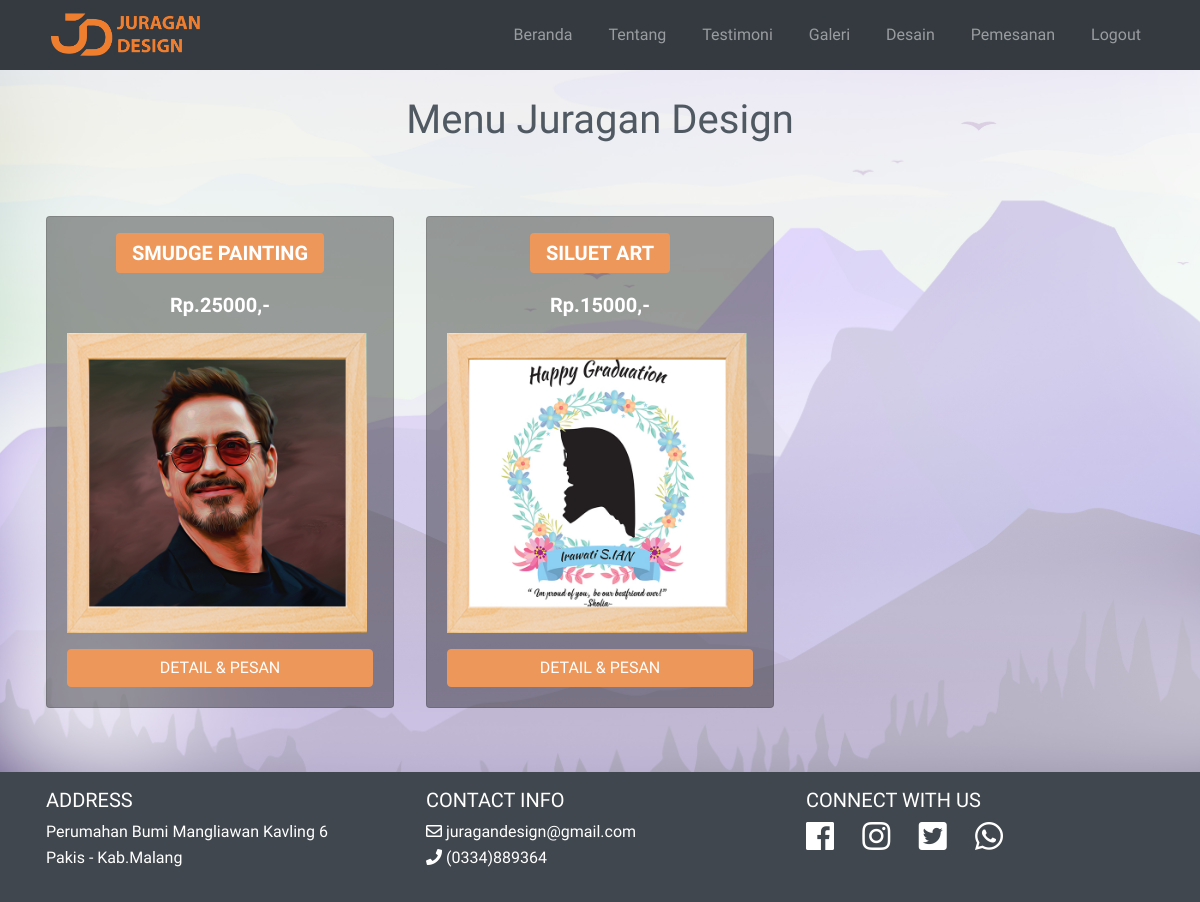
/paket.php (signed in), run on the app's committed database.
### tables this page shows
CREATE TABLE `paket` (
  `id_paket` int(11) NOT NULL,
  `nama_paket` varchar(45) DEFAULT NULL,
  `harga` longtext,
  `dekorasi` varchar(255) DEFAULT NULL,
  `rias_baju` varchar(255) DEFAULT NULL,
  `dokumentasi` varchar(255) DEFAULT NULL,
  `mc` varchar(45) DEFAULT NULL,
  `free` varchar(255) DEFAULT NULL,
  `biaya_pelihara` longtext NOT NULL,
  `foto` varchar(255) NOT NULL,
  `lama` int(255) NOT NULL,
  `Detail` longtext NOT NULL,
  `Jenis` varchar(255) NOT NULL,
  `level` tinyint(2) NOT NULL DEFAULT '1'
);

### paket.php (the view, shortened to what this page needs)
<!DOCTYPE html>
<?php include 'config/connection.php' ?>
<html>
<?php include 'includes/head.php'?>
<body>
<?php include 'includes/navbar.php' ?>
    <div class="container">
        <div class="heading py-5 mt-5">
            <h1 class="text-center">Menu Juragan Design</h1>
        </div>
        <div class="row mb-5">
            <?php
            $query2 = "SELECT * FROM user WHERE username = '$username'";
            $getID = mysqli_query($con,$query2);
            $item = mysqli_fetch_assoc($getID);
            $query = "SELECT * FROM paket WHERE level = 1";
            $result = mysqli_query($con,$query);
            if(mysqli_num_rows($result)>0){
                while($row = mysqli_fetch_assoc($result)){
                    $id_paket = $row["id_paket"];
                    ?>
                    <div class="col-lg-4 col-md-5">
                    <div class="card" style="background-color: rgba(0, 0, 0, 0.37)">
                        <h5 class="text-uppercase font-weight-bold text-center pt-4 text-white"> <span class="bg-orange1 py-2 px-3 rounded"><?php echo $row["nama_paket"] ?></span> </h5>
                        <div class="card-body">
                            <h5 class="text-center font-weight-bold mb-3 text-white">Rp.<?php echo $row["harga"] ?>,-</h5>
                            <img width="300px" src="foto/<?php echo $row["foto"] ?>" alt="" srcset="">
                            <div class="mt-3">
                                <?php
                                    if (isset($username)) {?>
                                        <a href="pemesanan.php?id_paket=<?php echo $id_paket ?>&id_user=<?php echo $item["id_user"] ?>" class="btn btn-block btn-orange">DETAIL & PESAN</a>
                                    <?php }else {?>
                                        <a href="login.php" class="btn btn-block btn-orange">DETAIL & PESAN</a>
                                    <?php } ?>
                            </div>
                        </div>
                    </div>
                </div>
                <?php } ?>
            <?php } ?>
        </div>
    </div>
<?php include 'includes/footer.php' ?>
</body>
</html>

### includes/head.php (shortened to what this page needs)
<head>
    <link href="bootstrap-4.3.1-dist/css/bootstrap.min.css" rel="stylesheet">
    <link href="css/style.css" rel="stylesheet">
    <link
      rel="stylesheet"
      href="https://use.fontawesome.com/releases/v5.5.0/css/all.css"
    />
</head>

### includes/navbar.php (shortened to what this page needs)
<?php
include 'config/connection.php';
@$username = $_SESSION["username"];
@$type = $_SESSION["type"];
$sql = "SELECT * FROM user WHERE type = '$type' ";
$hasil = mysqli_query($con, $sql);
$item = mysqli_fetch_assoc($hasil);
?>
<nav class="navbar navbar-dark bg-dark navbar-expand-md fixed-top">
	<div class="container-fluid">
		<a class="navbar-brand" href="index.php" style="margin-left:20px"><img src="img/Logo.png" width="150"></a>
		<div class="collapse navbar-collapse" id="navbarResponsive">
			<ul class="navbar-nav ml-auto">
				<?php
				if (isset($username)) {
					if ($item["type"] == 'admin') { ?>
						<li class="nav-item" style="margin-right:20px">
							<a class="nav-link" href="index.php">Beranda</a>
						</li>
						<li class="nav-item" style="margin-right:20px">
							<a class="nav-link" href="tentang.php">Tentang</a>
						</li>
						<li class="nav-item" style="margin-right:20px">
							<a class="nav-link" href="testimoni.php">Testimoni</a>
						</li>
						<li class="nav-item" style="margin-right:20px">
							<a class="nav-link" href="galeri.php">Galeri</a>
						</li>
						<li class="nav-item" style="margin-right:20px">
							<a class="nav-link" href="paket.php">Desain</a>
						</li>
						<li class="nav-item" style="margin-right:20px">
							<a class="nav-link" href="status2.php">Pemesanan</a>
						</li>
						<li class="nav-item" style="margin-right:20px">
							<a class="nav-link" href="admin-paket.php">Admin</a>
						</li>
						<li class="nav-item" style="margin-right:20px">
							<a class="nav-link" href="proses/proses_logout.php">Logout</a>
						</li>
					<?php } else { ?>
						<li class="nav-item" style="margin-right:20px">
							<a class="nav-link" href="index.php">Beranda</a>
						</li>
						<li class="nav-item" style="margin-right:20px">
							<a class="nav-link" href="tentang.php">Tentang</a>
						</li>
						<li class="nav-item" style="margin-right:20px">
							<a class="nav-link" href="testimoni.php">Testimoni</a>
						</li>
						<li class="nav-item" style="margin-right:20px">
							<a class="nav-link" href="galeri.php">Galeri</a>
						</li>
						<li class="nav-item" style="margin-right:20px">
							<a class="nav-link" href="paket.php">Desain</a>
						</li>
						<li class="nav-item" style="margin-right:20px">
							<a class="nav-link" href="status2.php">Pemesanan</a>
						</li>
						<li class="nav-item" style="margin-right:20px">
							<a class="nav-link" href="proses/proses_logout.php">Logout</a>
						</li>
					<?php } ?>
				<?php } ?>
			</ul>
		</div>
	</div>
</nav>

### includes/footer.php
<footer>
	<div class="container">
		<div class="row">
			<div class="col-md-4">
				<h5 class="column">ADDRESS</h5>
				<p>Perumahan Bumi Mangliawan Kavling 6</p>
				<p style="margin-top: -4%;">Pakis - Kab.Malang</p>
			</div>
			<div class="col-md-4 center">
				<h5 class="column">CONTACT INFO</h5>
				<p><i class="far fa-envelope"></i> juragandesign@gmail.com</p>
				<p style="margin-top: -4%;"><i class="fas fa-phone"></i> (0334)889364</p>
			</div>
			<div class="col-md-4 center">
				<h5 class="column">CONNECT WITH US</h5>
				<a class="text-white" href="https://facebook.com/" target="_blank"><i class="fab fa-facebook fa-2x"></i></a>
				<a class="text-white" href="https://instagram.com/" target="_blank"><i class="fab fa-instagram fa-2x" style="margin-left: 7%;"></i></i></a>
				<a class="text-white" href="https://twitter.com/" target="_blank"><i class="fab fa-twitter-square fa-2x" style="margin-left: 7%;"></i></a>
				<a class="text-white" href="https://web.whatsapp.com/" target="_blank"><i class="fab fa-whatsapp fa-2x" style="margin-left: 7%;"></i></a>
			</div>
		</div>
	</div>
</footer>

### css/style.css (style rules this page uses)
body { overflow-x: hidden; font-family: 'Varela Round', sans-serif; color: #505962; }
footer { background-color: #40474e; background-size: cover; color: white; bottom: 0; }
[class*="col-"] { padding: 1rem; }
.bg-orange1 { background-color: #ee975a !important; }
.btn-orange { color: #fff; background-color: #ee975a; border-color: #ee975a; }

### paket.php (style rules this page uses)
body { height: 100vh; display: flex; flex-direction: column; justify-content: space-between; background: url("img/bgnew.jpg"); background-size: cover; }

### data on the page
paket: nama_paket "SMUDGE PAINTING", harga "25000", foto (picture)
paket: nama_paket "SILUET ART", harga "15000", foto (picture)
